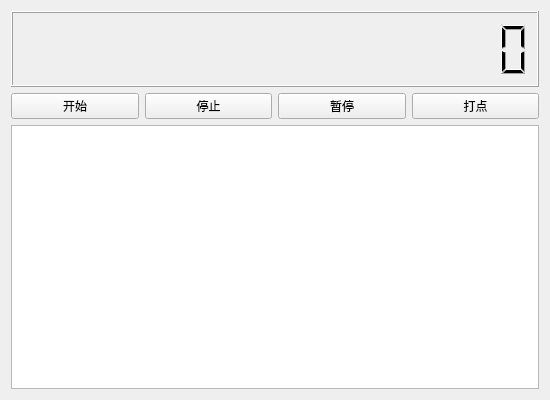
<?xml version="1.0" encoding="UTF-8"?>
<ui version="4.0">
 <class>MainWindow</class>
 <widget class="QMainWindow" name="MainWindow">
  <property name="geometry">
   <rect>
    <x>0</x>
    <y>0</y>
    <width>550</width>
    <height>400</height>
   </rect>
  </property>
  <property name="windowTitle">
   <string>stopWatch</string>
  </property>
  <widget class="QWidget" name="centralWidget">
   <layout class="QVBoxLayout" name="verticalLayout" stretch="2,1,7">
    <item>
     <widget class="QLCDNumber" name="lcdNumber">
      <property name="digitCount">
       <number>18</number>
      </property>
     </widget>
    </item>
    <item>
     <layout class="QHBoxLayout" name="horizontalLayout">
      <item>
       <widget class="QPushButton" name="pushButton_start">
        <property name="text">
         <string>开始</string>
        </property>
       </widget>
      </item>
      <item>
       <widget class="QPushButton" name="pushButton_stop">
        <property name="text">
         <string>停止</string>
        </property>
       </widget>
      </item>
      <item>
       <widget class="QPushButton" name="pushButton_pause">
        <property name="text">
         <string>暂停</string>
        </property>
       </widget>
      </item>
      <item>
       <widget class="QPushButton" name="pushButton_log">
        <property name="text">
         <string>打点</string>
        </property>
       </widget>
      </item>
     </layout>
    </item>
    <item>
     <widget class="QTextBrowser" name="textBrowser"/>
    </item>
   </layout>
  </widget>
 </widget>
 <layoutdefault spacing="6" margin="11"/>
 <resources/>
 <connections/>
</ui>
